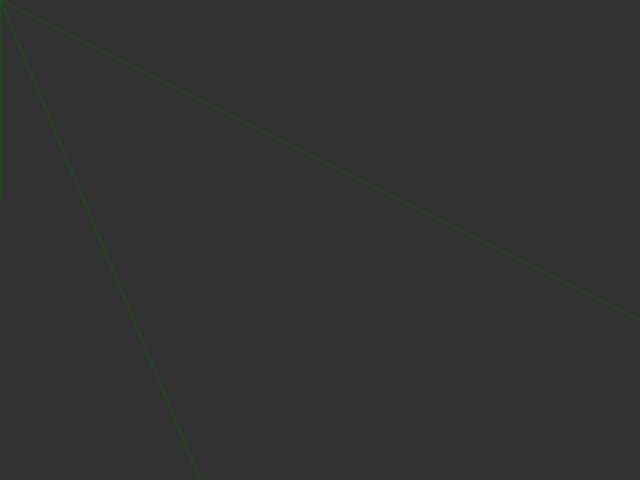
Frame 1 (no input)
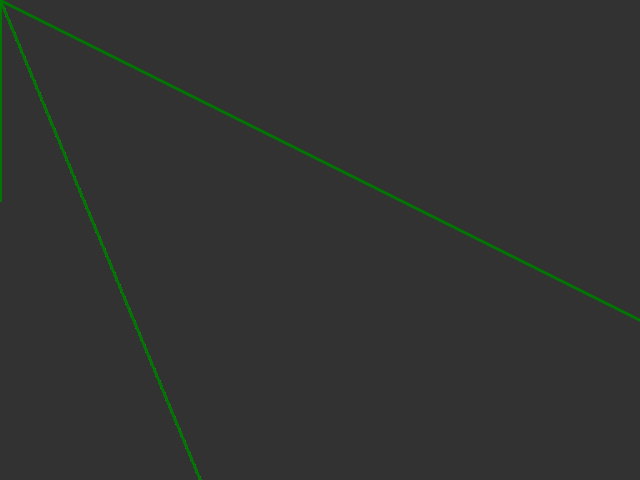
Frame 60 (the mouse pressed at the canvas centre just before this capture)
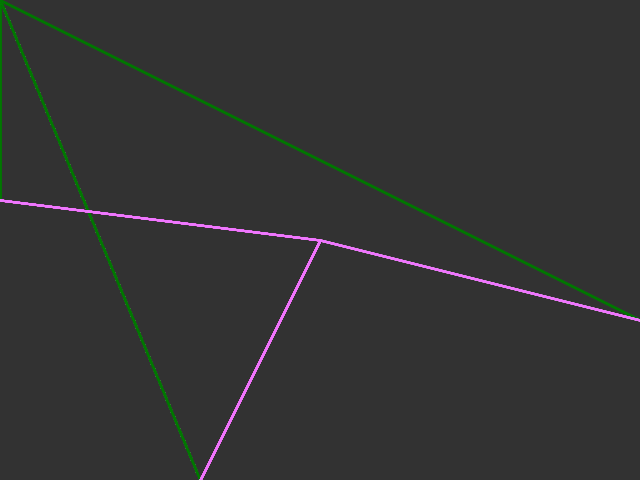
Frame 120 (the mouse held since frame 60 and released just before this capture)

The Processing sketch that drew these frames (run headless with seeded random() and noise(); from frame 60 on, the mouse is pressed at the canvas centre):

// Processing sketch: processing_70619
// ── processing_70619.pde

void setup()
{
  strokeWeight(2);
  size(640,480);
  background(50,50,50,30);
  
}


void draw()

{
  
  stroke(mouseY, 120, mouseX, 70);
  line(0,200, mouseX,mouseY);
  line(mouseX,mouseY,200,480);
  line(mouseX,mouseY,640,320);

  
}
